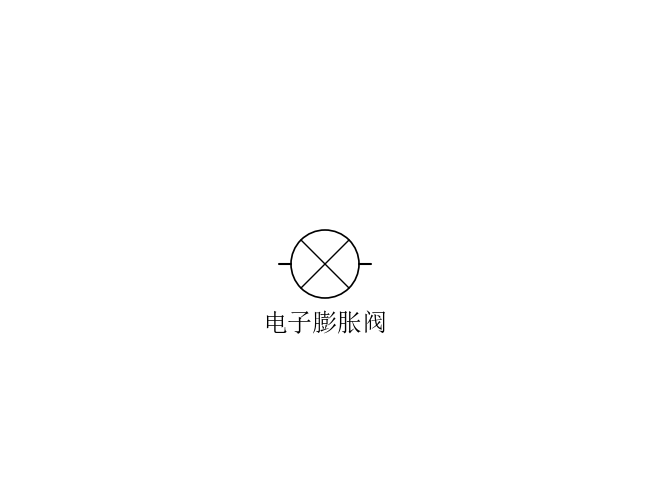

Python code for this plot:
# -*- coding: utf-8 -*-
"""示例:电子膨胀阀图元(工程画法) —— 圆体 + 圆内 X,无顶部引线与横杠。"""
import os
import sys

sys.path.insert(0, os.path.dirname(os.path.dirname(os.path.abspath(__file__))))

from cycleplot import Diagram, parts, use_font

use_font()

d = Diagram(width=640, height=480)
d.add(parts.expansion_valve_eng, "电子膨胀阀", loc=(320, 260))

out = os.path.join(os.path.dirname(os.path.abspath(__file__)),
                   "expansion_valve_eng_demo.png")
d.save(out)
print("已生成:", out)
